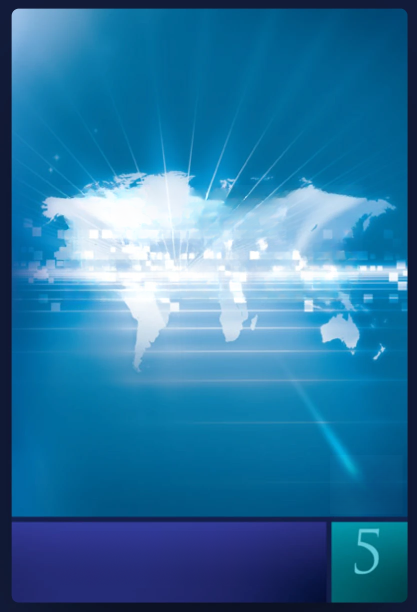
#> input picture covers/kendi/kendi-notitle-source-noauthor.png, 834 x 1224 px (shown at 1/2 size)
$ python make_khmer.py kendi-notitle-source-noauthor.png
#> lines starting #> are read from the running program, lines starting #| are printed output that depends on the picture; after the words box and inside, x2 and y2 are one past the last pixel; in counts of white or black regions, pixels touching at a corner belong together
#> in build, im is the input picture: PIL image 834x1224 RGB; mean R, G, B 44.9, 117.5, 161.8
"""Khmer edition of the "Kendi İklimimiz" (Prizma 5) cover on the original artwork (title removed by erase_title.py).

    python3 make_khmer.py [--hd] [--font Battambang] 5
Uses the no-author artwork (../erase_author.py). Writes khmer-5.png (792x1187) or khmer-5-hd.png (3168x4748).
"""
import sys
from pathlib import Path

import cv2
import numpy as np
from PIL import Image, ImageChops, ImageDraw, ImageFilter, ImageFont

HERE = Path(__file__).parent
FONTS = HERE.parent / "fonts"
SOURCE = HERE / "kendi-notitle-source-noauthor.png"
SOURCE_HD = HERE / "kendi-notitle-source-4x-noauthor.png"

COVER = (23, 17, 815, 1204)           # cover inside the app frame (source px)
CORNER = 12

# បរិយាកាស / ផ្ទាល់ខ្លួនរបស់យើង — "Our Own Climate/Atmosphere" (Kendi İklimimiz); បរិយាកាស is the word
# the translation uses. Battambang like the other Prizma volumes; dark navy with a white glow like the original.
TITLE = [
    # text, max width, ink height, center x, center y, unused
    ("បរិយាកាស", 560, 150, 425, 440, 1.0),
    ("ផ្ទាល់ខ្លួនរបស់យើង", 600, 105, 425, 590, 1.0),
]
INK = (0, 24, 72)
SHADOW = (255, 255, 255)
GLOW = True                           # centred white halo instead of an offset drop shadow

# volume box (teal box, light cyan digit)
PATCH = (688, 1050, 782, 1160)
DIGIT_CENTER_X, DIGIT_BOTTOM, DIGIT_HEIGHT = 733, 1146, 87
DIGIT_COLOR = (102, 209, 225)


def scaled(v, k):
    return tuple(int(round(c * k)) for c in v) if isinstance(v, tuple) else int(round(v * k))


def fit(font_path, text, max_w, ink_h, lang="km", features=None):
    size = 8
    while True:
        f = ImageFont.truetype(str(font_path), size + 1, layout_engine=ImageFont.Layout.RAQM)
        l, t, r, b = f.getbbox(text, language=lang, features=features)
        if r - l > max_w or b - t > ink_h:
            return ImageFont.truetype(str(font_path), size, layout_engine=ImageFont.Layout.RAQM)
        size += 1


def draw_title(im, k, font_path):
#> called with k = 1
    for text, max_w, ink_h, cx, cy, _ in TITLE:
        font = fit(font_path, text, max_w * k, ink_h * k)
        l, t, r, b = font.getbbox(text, language="km")
        pad = int(30 * k)
        w, h = r - l + 2 * pad, b - t + 2 * pad
        glyphs = Image.new("L", (w, h), 0)
        ImageDraw.Draw(glyphs).text((-l + pad, -t + pad), text, font=font, fill=255, language="km")
        # soft drop shadow like the original calligraphy
        if GLOW:
            shadow = glyphs.filter(ImageFilter.MaxFilter(2 * round(3 * k) + 1)).filter(ImageFilter.GaussianBlur(6 * k))
            shadow = shadow.point(lambda v: min(255, int(v * 1.6)))
        else:
            shadow = ImageChops.offset(glyphs.filter(ImageFilter.GaussianBlur(5 * k)), round(5 * k), round(6 * k))
        x, y = int(cx * k - w / 2), int(cy * k - h / 2)
        im.paste(SHADOW, (x, y), shadow.point(lambda v: int(v * 0.6)))
        im.paste(INK, (x, y), glyphs)
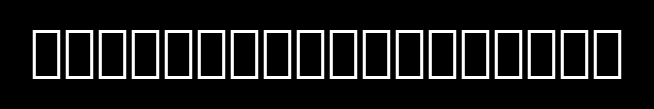
#> glyphs: PIL image 654x109 L; min 0, max 255, mean 27.7
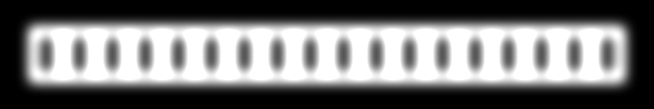
#> shadow: PIL image 654x109 L; min 0, max 255, mean 117.5


def clean_box(im, k):
#> called with k = 1
    x0, y0, x1, y1 = scaled(PATCH, k)
    arr = np.asarray(im).copy()
    region = arr[y0:y1, x0:x1]
    g, bl = region[..., 1].astype(int), region[..., 2].astype(int)
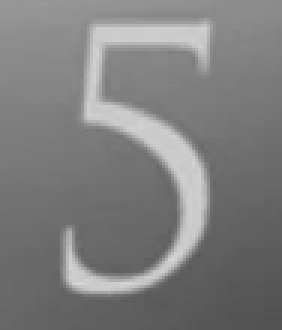
#> g: shape (110, 94) int64 (shown 3 times larger); min 82, max 218, mean 126.2
    digit = ((g > 150) & (bl > 165)).astype(np.uint8) * 255         # light cyan digit on the teal box
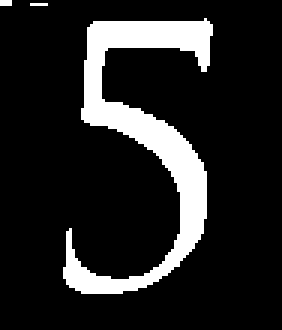
#> digit: shape (110, 94) (shown 3 times larger); 14% white; 3 white regions (2 under 20 px), largest, box (x1, y1, x2, y2) and area: (21, 6, 71, 98) 1436
    grow = 2 * scaled(4, k) + 1
    mask = cv2.dilate(digit, np.ones((grow, grow), np.uint8))
#> mask: shape (110, 94); 33.8% white; 2 white regions, box (x1, y1, x2, y2) and area: (17, 2, 75, 102) 3378, (0, 0, 20, 6) 120
    arr[y0:y1, x0:x1] = cv2.inpaint(region, mask, scaled(6, k), cv2.INPAINT_TELEA)
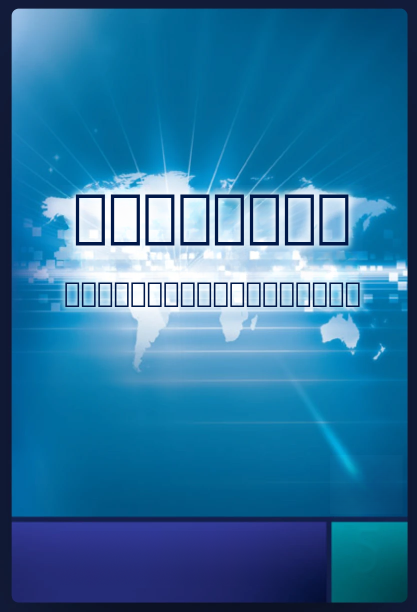
#> arr: shape (1224, 834, 3) (shown at 1/2 size); mean R, G, B 43.6, 114.4, 158.5
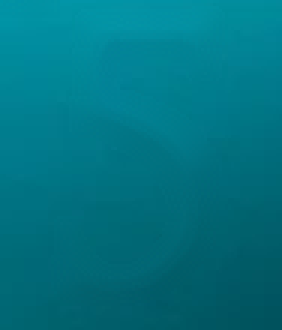
#> region: shape (110, 94, 3) (shown 3 times larger); mean R, G, B 1, 115.8, 130.9
    return Image.fromarray(arr)


def draw_number(im, number, k):
#> called with number = 'kendi-notitle-source-noauthor.png', k = 1
    font = fit(FONTS / "CormorantGaramond-Medium.ttf", number, 400 * k, DIGIT_HEIGHT * k, None, ["lnum"])
    l, t, r, b = font.getbbox(number, features=["lnum"])
    ImageDraw.Draw(im).text((DIGIT_CENTER_X * k - (l + r) / 2, DIGIT_BOTTOM * k - b), number, font=font,
                            fill=DIGIT_COLOR, features=["lnum"])


def rounded(im, k):
#> called with k = 1
    mask = Image.new("L", im.size, 0)
#> mask: PIL image 792x1187 L; every value is 0
    ImageDraw.Draw(mask).rounded_rectangle((0, 0, im.width - 1, im.height - 1), CORNER * k, fill=255)
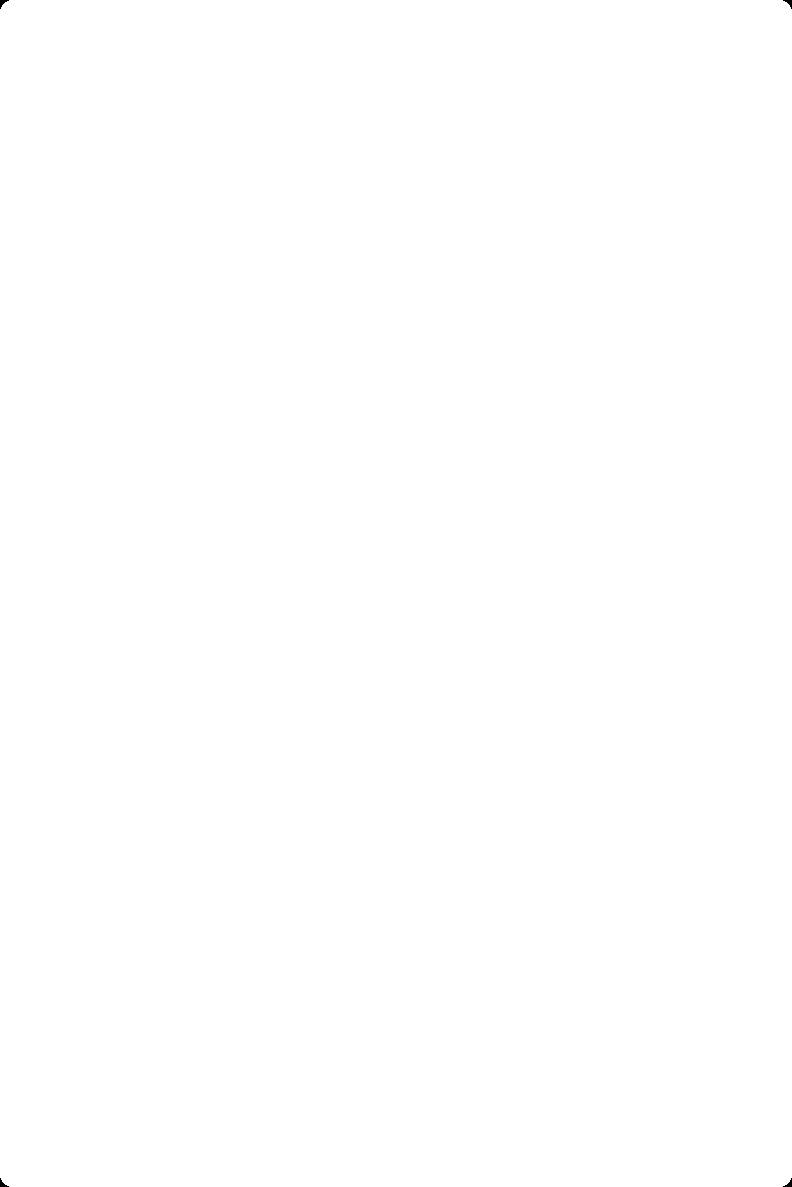
#> mask: PIL image 792x1187 L; 100% white; 4 black regions, box (x1, y1, x2, y2) and area: (0, 0, 9, 9) 34, (783, 0, 792, 9) 34, (0, 1178, 9, 1187) 34, (783, 1178, 792, 1187) 34
    out = im.convert("RGBA")
    out.putalpha(mask)
    return out


def build(volume, hd=False, font="Battambang", round_corners=True):
    k = 4 if hd else 1
    im = Image.open(SOURCE_HD if hd else SOURCE).convert("RGB")
    draw_title(im, k, FONTS / f"{font}.ttf")
    # always redraw the number: the HD upscale left streaks around the original "1"
    im = clean_box(im, k)
    draw_number(im, volume, k)
    im = im.crop(scaled(COVER, k))
    return rounded(im, k) if round_corners else im


if __name__ == "__main__":
    args = sys.argv[1:]
    hd = "--hd" in args
    font = "Battambang"
    if "--font" in args:
        font = args[args.index("--font") + 1]
        args = [a for a in args if a not in ("--font", font)]
    for v in [a for a in args if a != "--hd"] or ["5"]:
        out = HERE / f"khmer-{v}{'-hd' if hd else ''}.png"
        build(v, hd, font).save(out)
        print("wrote", out.name)
